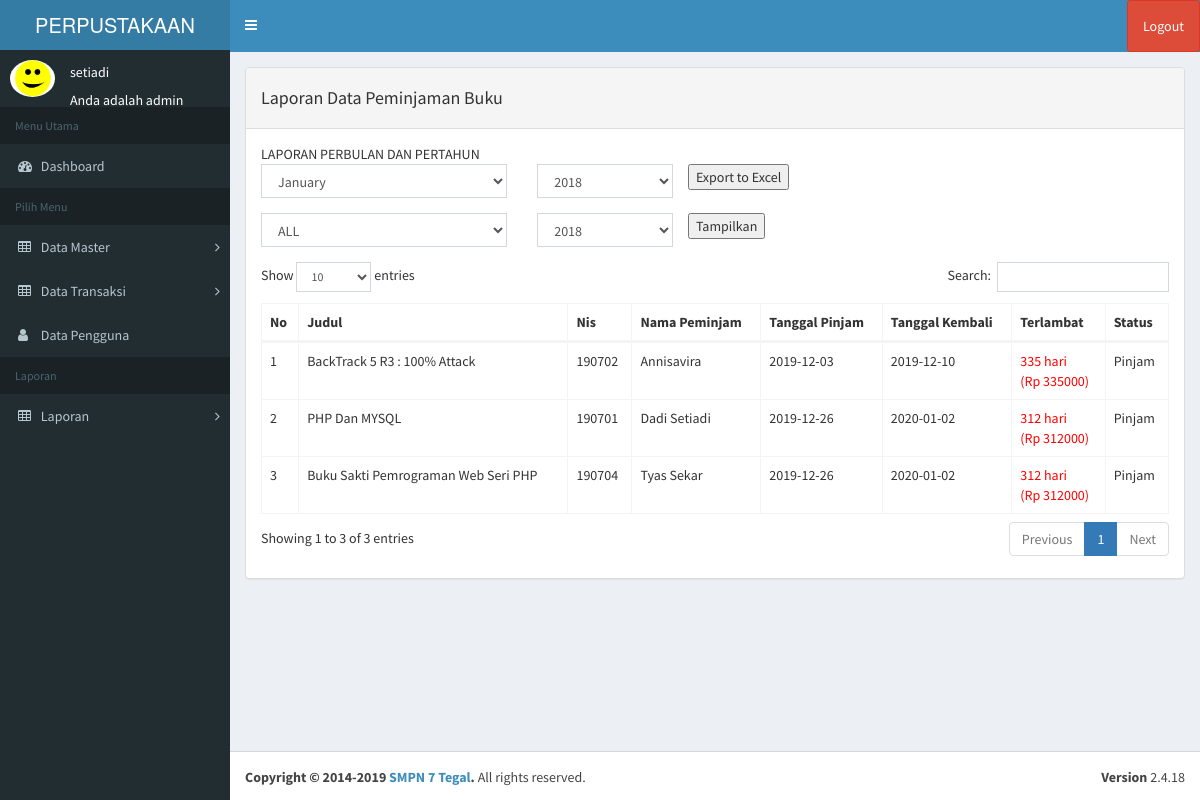
/index.php?page=laporan_transaksi (signed in), run on the app's committed database.
### tables this page shows
CREATE TABLE `tb_pengguna` (
  `id` int(11) NOT NULL,
  `username` varchar(100) NOT NULL,
  `nama` varchar(100) NOT NULL,
  `password` varchar(50) NOT NULL,
  `level` varchar(20) NOT NULL,
  `foto` varchar(25) NOT NULL
);

CREATE TABLE `tb_transaksi` (
  `id` int(9) NOT NULL,
  `judul` varchar(200) DEFAULT NULL,
  `nis` varchar(10) DEFAULT NULL,
  `nama` varchar(200) DEFAULT NULL,
  `tanggal_pinjam` date DEFAULT NULL,
  `tanggal_kembali` date DEFAULT NULL,
  `lambat` varchar(100) DEFAULT NULL,
  `denda` varchar(100) DEFAULT NULL,
  `status` enum('Pinjam','Kembali','Hilang','Lunas') DEFAULT NULL
);

### function.php (called while the page is built)
<?php
	function terlambat ($tanggal_dateline, $tanggal_kembali){
	$tanggal_dateline_pecah = explode("-", $tanggal_dateline);
	$tanggal_dateline_pecah = $tanggal_dateline_pecah[0]."-".$tanggal_dateline_pecah[1]."-".$tanggal_dateline_pecah[2];
	$tanggal_kembali_pecah = explode("-", $tanggal_kembali);
	$tanggal_kembali_pecah = $tanggal_kembali_pecah[0]."-".$tanggal_kembali_pecah[1]."-".$tanggal_kembali_pecah[2];
	$selisih = strtotime($tanggal_kembali_pecah)- strtotime($tanggal_dateline_pecah);
	$selisih = $selisih/86400;
	if ($selisih>=1) {
		$hasil_tanggal = floor($selisih);
	}
	else{
		$hasil_tanggal = 0;
	}
	return  $hasil_tanggal;
	}
	?>

### page/laporan/laporan_transaksi.php (the view, shortened to what this page needs)
                    <div class="panel panel-default">
                        <div class="panel-heading">
                           <h4>Laporan Data Peminjaman Buku</h4>
                        </div>
                        <div class="panel-body">
						<div class="row">
	<div class="col-md-12">
	 <div class="content-panel">
	 	<table >
        <tr><td>
            LAPORAN PERBULAN DAN PERTAHUN
        </td></tr>
        <tr>
            <td width="50%">
<form action="page/laporan/export_laporan_transaksi_excel.php" method="post">
	<div class="row form-group">
		<div class="col-md-5">
		<select class="form-control " name="bln">
    						<option value="1" selected="">January</option>
        			</select>
        		</div>
        		<div class="col-md-3">
        		<?php
$now=date('Y');
echo "<select name='thn' class='form-control'>";
for ($a=2018;$a<=$now;$a++)
{
     echo "<option value='$a'>$a</option>";
}
echo "</select>";
?>
</div>
	<input type="submit" class="" name="submit" value="Export to Excel">
	</div>
	</form>
	<form id="Myform">
    <div class="row form-group">
        <div class="col-md-5">
        <select class="form-control " name="bln">
                            <option value="all" selected="">ALL</option>
                    </select>
                </div>
                <div class="col-md-3">
                <?php
$now=date('Y');
echo "<select name='thn' class='form-control'>";
for ($a=2018;$a<=$now;$a++)
{
     echo "<option value='$a'>$a</option>";
}
echo "</select>";
?>
</div>
    <input type="submit" class="" name="submit2"  value="Tampilkan">
    </div>
    </form>
    </td>
   </table>
<div class="tampung">
                            <div class="table-responsive">
                                <table  class="display table table-bordered" id="transaksi">
                                    <thead>
                                        <tr>
                                            <th>No</th>
                                            <th>Judul</th>
                                            <th>Nis</th>
                                            <th>Nama Peminjam</th>
											<th>Tanggal Pinjam</th>
                                            <th>Tanggal Kembali</th>
											<th>Terlambat</th>
											<th>Status</th>
                                        </tr>
                                    </thead>
						<tbody>
						<?php
									$no = 1;
									$sql = $koneksi->query("select * from tb_transaksi where status='Pinjam'");
										while ($data = $sql->fetch_assoc()) {
									?>
						<tr>
							<td><?php echo $no++; ?></td>
							<td><?php echo $data['judul']; ?></td>
							<td><?php echo $data['nis']; ?></td>
							<td><?php echo $data['nama']; ?></td>
							<td><?php echo $data['tanggal_pinjam']; ?></td>
							<td><?php echo $data['tanggal_kembali']; ?></td>
							<td>
								<?php
								$denda = 1000;
								$tanggal_dateline2 = $data['tanggal_kembali'];
								$tanggal_kembali = date('d-m-Y');
								$lambat = terlambat($tanggal_dateline2, $tanggal_kembali);
								$denda1 = $lambat * $denda;
								if ($lambat>0) {
									echo "
									<font color='red'>$lambat hari<br>(Rp $denda1)</font>
									";
								}else{
									echo $lambat." Hari";
								}
								?>
							</td>
							<td><?php echo $data['status']; ?></td>
						</tr>
									<?php }
									?>
						</tbody>
						</table>
						</div>
						</div>
						</section>

### index.php (shortened to what this page needs)
<?php
	include "function.php";
	$koneksi = new mysqli("localhost","root","","db_perpustakaan");
	?>
<!DOCTYPE html>
<html>
<head>
  <link rel="stylesheet" href="bower_components/bootstrap/dist/css/bootstrap.min.css">
  <link rel="stylesheet" href="bower_components/font-awesome/css/font-awesome.min.css">
  <link rel="stylesheet" href="bower_components/Ionicons/css/ionicons.min.css">
  <link rel="stylesheet" href="dist/css/AdminLTE.min.css">
  <link rel="stylesheet" href="dist/css/skins/_all-skins.min.css">
  <link rel="stylesheet" href="bower_components/morris.js/morris.css">
  <link rel="stylesheet" href="bower_components/jvectormap/jquery-jvectormap.css">
  <link rel="stylesheet" href="bower_components/bootstrap-datepicker/dist/css/bootstrap-datepicker.min.css">
  <link rel="stylesheet" href="bower_components/bootstrap-daterangepicker/daterangepicker.css">
  <link rel="stylesheet" href="plugins/bootstrap-wysihtml5/bootstrap3-wysihtml5.min.css">
  <link rel="stylesheet" type="text/css" href="dataTables/DataTables-1.10.20/css/dataTables.bootstrap.min.css"/>
</head>
<body class="hold-transition skin-blue sidebar-mini">
<div class="wrapper">
  <header class="main-header">
    <a href="index.php" class="logo">
      <span class="logo-lg">PERPUSTAKAAN</span>
    </a>
    <nav class="navbar navbar-static-top">
      <a href="#" class="sidebar-toggle" data-toggle="push-menu" role="button">
      </a>
      <div class="navbar-custom-menu">
        <ul class="nav navbar-nav">
          <li class="dropdown user user-menu">
            <a href="#" class="dropdown-toggle" data-toggle="dropdown">
                <li><a onclick="return confirm('Apakah anda yakin akan logout?')" class="btn btn-danger" class="logout" href="logout.php">Logout</a></li>
            </a>
          </li>
        </ul>
      </div>
    </nav>
  </header>
  <aside class="main-sidebar">
    <section class="sidebar">
           <div class="user-panel">
	<?php
	if ($_SESSION['admin']) {
	   $user = $_SESSION['admin'];
	}
	$sql =$koneksi->query("select * from tb_pengguna where id='$user'");
	$data = $sql->fetch_assoc();
	?>
    <div class="pull-left image">
          <img src="img/<?php echo $data['foto']?>" class="img-circle" width="48" height="48" alt="User" />
        </div>
        <div class="pull-left info">
                    <div class="name" data-toggle="dropdown" aria-haspopup="true" aria-expanded="false"><?php echo $data['nama'];?></div>
					<br>
                    <div class="email">Anda adalah <?php echo $data['level'];?></div>
        </div>
      </div>
  <ul class="sidebar-menu" data-widget="tree">
        <li class="header">Menu Utama</li>
        <li class="active treeview menu-open">
		<li>
          <a href="?page=home">
            <i class="fa fa-dashboard"></i> <span>Dashboard</span>
          </a>
        </li>
        <ul class="sidebar-menu" >
        <li class="header">Pilih Menu</li>
		 <li class="treeview">
          <a href="#">
            <i class="fa fa-table"></i> <span>Data Master</span>
            <span class="pull-right-container">
              <i class="fa fa-angle-right pull-right"></i>
            </span>
          </a>
        </li>
		 <li class="treeview">
          <a href="">
            <i class="fa fa-table"></i> <span>Data Transaksi</span>
            <span class="pull-right-container">
              <i class="fa fa-angle-right pull-right"></i>
            </span>
          </a>
        </li>
	<li>
          <a href="?page=pengguna">
            <i class="fa fa-user"></i> <span>Data Pengguna</span>
          </a>
        </li>
		<ul class="sidebar-menu" >
        <li class="header">Laporan</li>
		 <li class="treeview">
          <a href="">
            <i class="fa fa-table"></i> <span>Laporan</span>
            <span class="pull-right-container">
              <i class="fa fa-angle-right pull-right"></i>
            </span>
          </a>
        </li>
      </ul>
    </section>
  </aside>
  <div class="content-wrapper">
    <section class="content">
	<?php
			   $page = $_GET['page'];
			   $aksi = $_GET['aksi'];
				   if ($page == "laporan_transaksi") {
				   if ($aksi == "") {
					   include "page/laporan/laporan_transaksi.php";
				   }
			   }
			   ?>
  </div>
  <footer class="main-footer">
    <div class="pull-right hidden-xs">
      <b>Version</b> 2.4.18
    </div>
    <strong>Copyright &copy; 2014-2019 <a>SMPN 7 Tegal</a>.</strong> All rights
    reserved.
  </footer>
</div>
</body>
</html>

### data on the page
tb_pengguna: foto (picture), nama "setiadi", level "admin"
tb_transaksi: judul "BackTrack 5 R3 : 100% Attack", nis "190702", nama "Annisavira", tanggal_pinjam "2019-12-03", tanggal_kembali "2019-12-10", tanggal_kembali "335", tanggal_kembali "335000", status "Pinjam"
tb_transaksi: judul "PHP Dan MYSQL", nis "190701", nama "Dadi Setiadi", tanggal_pinjam "2019-12-26", tanggal_kembali "2020-01-02", tanggal_kembali "312", tanggal_kembali "312000", status "Pinjam"
tb_transaksi: judul "Buku Sakti Pemrograman Web Seri PHP", nis "190704", nama "Tyas Sekar", tanggal_pinjam "2019-12-26", tanggal_kembali "2020-01-02", tanggal_kembali "312", tanggal_kembali "312000", status "Pinjam"

### other printed values
form field thn "2018"
